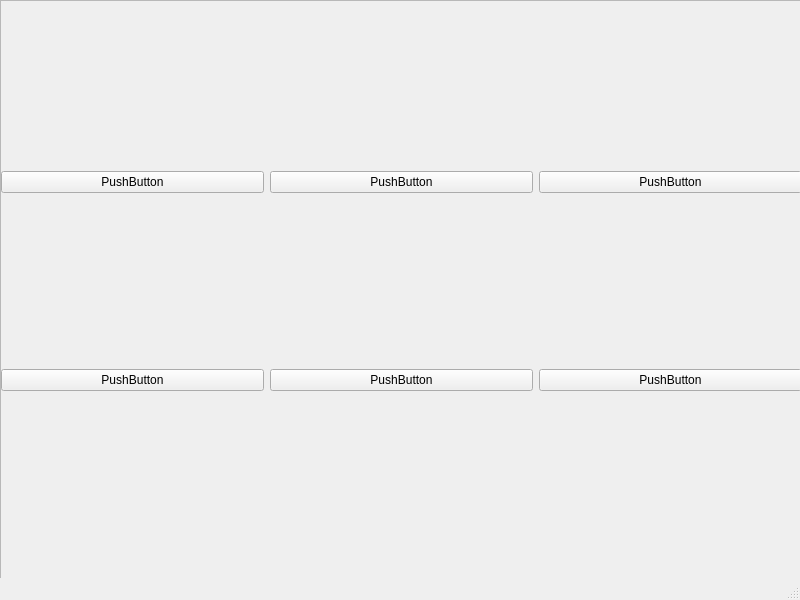
<?xml version="1.0" encoding="UTF-8"?>
<ui version="4.0">
 <class>MainWindow</class>
 <widget class="QMainWindow" name="MainWindow">
  <property name="geometry">
   <rect>
    <x>0</x>
    <y>0</y>
    <width>800</width>
    <height>600</height>
   </rect>
  </property>
  <property name="windowTitle">
   <string>MainWindow</string>
  </property>
  <widget class="QWidget" name="centralwidget">
   <widget class="QScrollArea" name="scrollArea">
    <property name="geometry">
     <rect>
      <x>0</x>
      <y>0</y>
      <width>801</width>
      <height>581</height>
     </rect>
    </property>
    <property name="widgetResizable">
     <bool>true</bool>
    </property>
    <widget class="QWidget" name="scrollAreaWidgetContents_3">
     <property name="geometry">
      <rect>
       <x>0</x>
       <y>0</y>
       <width>799</width>
       <height>579</height>
      </rect>
     </property>
     <widget class="QWidget" name="gridLayoutWidget">
      <property name="geometry">
       <rect>
        <x>0</x>
        <y>0</y>
        <width>801</width>
        <height>561</height>
       </rect>
      </property>
      <layout class="QGridLayout" name="gridLayout_2">
       <item row="0" column="2">
        <widget class="QPushButton" name="pushButton_3">
         <property name="text">
          <string>PushButton</string>
         </property>
        </widget>
       </item>
       <item row="0" column="0">
        <widget class="QPushButton" name="pushButton">
         <property name="text">
          <string>PushButton</string>
         </property>
        </widget>
       </item>
       <item row="0" column="1">
        <widget class="QPushButton" name="pushButton_2">
         <property name="text">
          <string>PushButton</string>
         </property>
        </widget>
       </item>
       <item row="1" column="1">
        <widget class="QPushButton" name="pushButton_4">
         <property name="text">
          <string>PushButton</string>
         </property>
        </widget>
       </item>
       <item row="1" column="2">
        <widget class="QPushButton" name="pushButton_5">
         <property name="text">
          <string>PushButton</string>
         </property>
        </widget>
       </item>
       <item row="1" column="0">
        <widget class="QPushButton" name="pushButton_6">
         <property name="text">
          <string>PushButton</string>
         </property>
        </widget>
       </item>
      </layout>
     </widget>
    </widget>
   </widget>
  </widget>
  <widget class="QMenuBar" name="menubar">
   <property name="geometry">
    <rect>
     <x>0</x>
     <y>0</y>
     <width>800</width>
     <height>21</height>
    </rect>
   </property>
  </widget>
  <widget class="QStatusBar" name="statusbar"/>
 </widget>
 <resources/>
 <connections/>
</ui>
